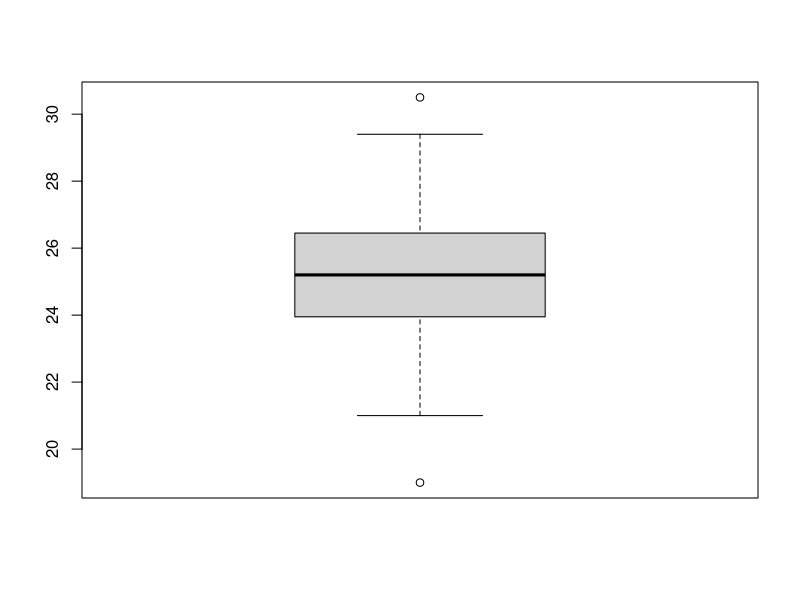
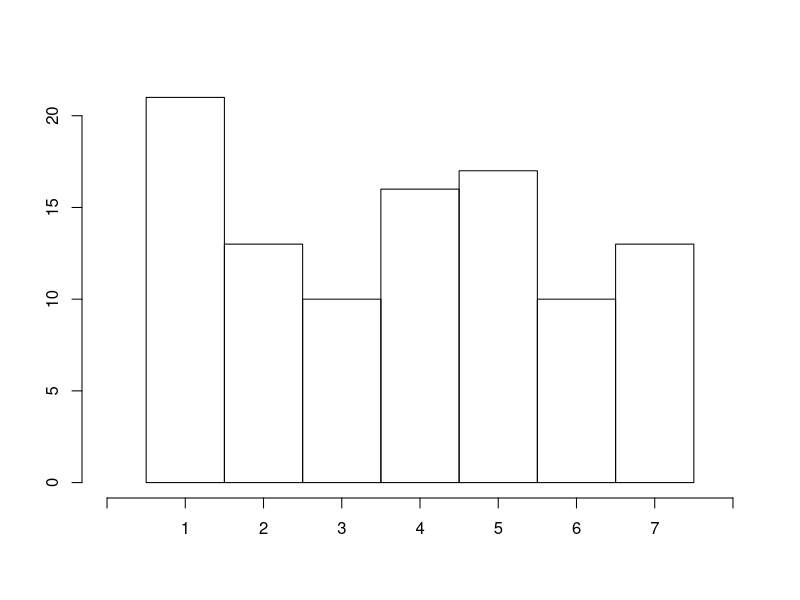
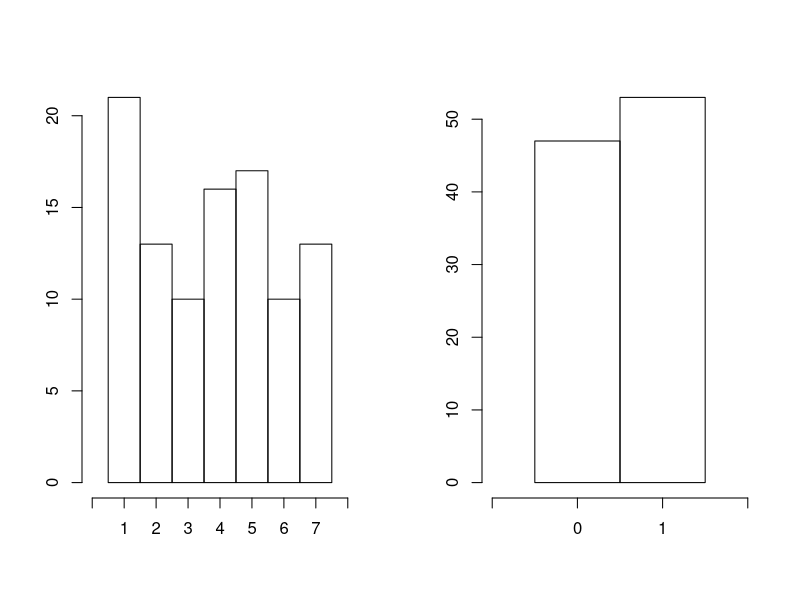
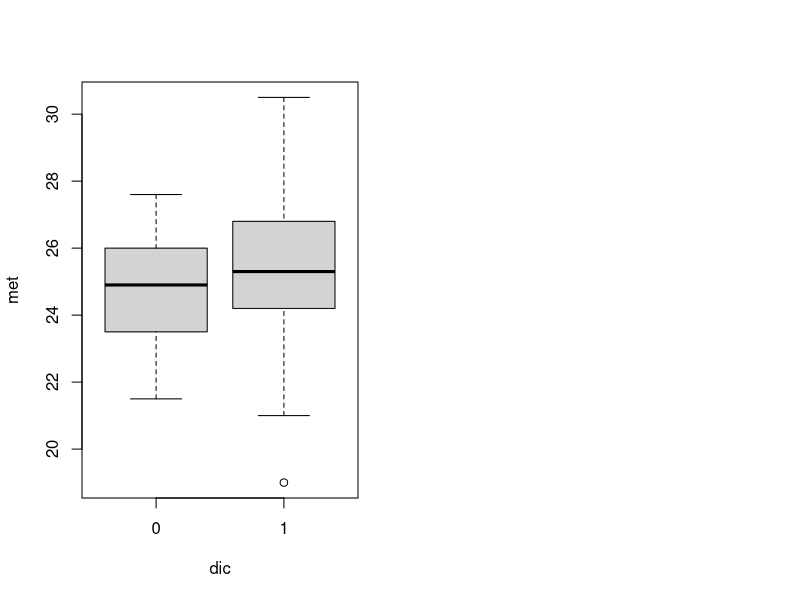

Here is the R script that generated these plots, in order: (Note: this script raises an error after producing the figures.)
#Hier die Funktionen zur Auswertung
test <- data.frame("alter"=round(rnorm(100, mean = 25,sd = 2),1),
                   "fach"=factor(sample(c("A", "B", "C"),100, rep=T)),
                   "IntMath" = factor(sample(1:7, 100, rep=T)),
                   "IntPro" = factor(sample(1:7, 100, rep=T)),
                   "MLK" = factor(sample(0:1, 100, rep=T))                   )

# (a) Eine Funktion, die verschiedene geeignete deskriptive Statistiken
# fuer metrische Variablen berechnet und ausgibt

metric <- function(v){
  print(summary(v))
  cat("Var:", var(v))
  boxplot(v)
}
#Test
metric(test$alter)



# b) Eine Funktion, die verschiedene geeignete deskriptive Statistiken
# fuer kategoriale Variablen berechnet und ausgibt

kateg <- function(v){
  #browser()
  #Haeufigkeiten
  cat("Haeufigkeiten","\n")
  print(table(v))
  
  #Modus
  cat("\nModus: ", names(which(table(v)==max(table(v)))), "\n")
  cat("--------------------------", "\n")
  
  #Grafik
  n <- length(levels(v))
  maH <- max(table(v))
  plot.new()
  plot.window(xlim=c(0,n+1), ylim=c(0,maH))
  axis(1, at=0:(n+1), labels = c("",levels(v),""))
  axis(2)
  rect(xleft=(1:n)-0.5, ybottom=0, xright=(1:n)+0.5, ytop=table(v))
  
}
#Test
kateg(test$IntMath)

# (c) Eine Funktion, die geeignete deskriptive bivariate Statistiken fuer
# den Zusammenhang zwischen zwei kategorialen Variablen
# berechnet ausgibt

bivKateg <- function(v1, v2){
  par(mfrow=c(1,2))
  
  #einzelne Auswertungen
  kateg(v1)
  kateg(v2)
  
  #gemeinsame Haeufigkeiten
  cat("Gemeinsame Haeufigkeiten:", "\n")
  table(test$IntMath, test$IntPro)
  
  #evtl noch Plot der gemeinsamen Haeufigkeiten
}

#Test
bivKateg(test$IntMath, test$MLK)


# (d) Eine Funktion, die geeignete deskriptive bivariate Statistiken fuer
# den Zusammengang zwischen einer metrischen und einer
# dichotomen Variablen berechnet und ausgibt

bivMetDicho <- function(met, dic){
  print(boxplot(met ~ dic, plot=FALSE))
  boxplot(met ~ dic)
}
bivMetDicho(met = test$alter, dic= test$MLK)


# (e) Eine Funktion, die eine mindestens ordinal skalierte Variable
# quantilbasiert kategorisiert (z.B. in niedrig, mittel, hoch)

quantKateg <- function(){
  
}



# (f) Eine Funktion, die eine geeignete Visualisierung von drei oder vier
# kategorialen Variablen erstellt

visualize <- function(data1,data2,data3,data4){
  
  par(mfrow=c(2,2),mar=c(3,6,2,1))
  
  barplot(table(data1)/100,horiz=TRUE,las=1,xlim=c(0,1),col="lightblue",
           xlab="Prozent",main="Studienfach")
  box()
  
  barplot(table(data2)/100,horiz=TRUE,las=1,xlim=c(0,1),col="red4",
          xlab="Prozent",main="MatheLK")
  box()
  
  barplot(table(data3)/100,horiz=TRUE,las=1,xlim=c(0,1),col="green4",
          xlab="Prozent",main="Interesse in Programmieren")
  box()
  
  barplot(table(data4)/100,horiz=TRUE,las=1,xlim=c(0,1),col="darkviolet",
          xlab="Prozent",main="Intersse in Mathe ")
  box()
  
  
}

visualize(daten$studienfach,daten$matheLK,daten$intProg,daten$intMathe)



# Freiwillig: weitere zur Deskription und Visualisierung geeignete
# Funktionen
